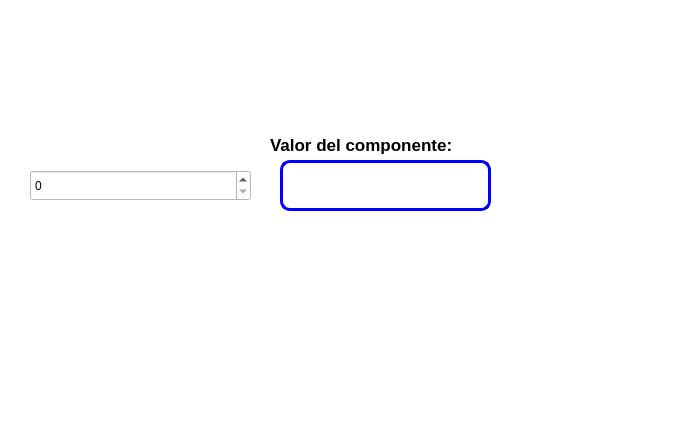
<?xml version="1.0" encoding="UTF-8"?>
<ui version="4.0">
 <class>MainWindow</class>
 <widget class="QMainWindow" name="MainWindow">
  <property name="geometry">
   <rect>
    <x>0</x>
    <y>0</y>
    <width>689</width>
    <height>423</height>
   </rect>
  </property>
  <property name="windowTitle">
   <string>MainWindow</string>
  </property>
  <property name="styleSheet">
   <string notr="true">background-color: rgb(255, 255, 255);</string>
  </property>
  <widget class="QWidget" name="centralwidget">
   <widget class="QLabel" name="label">
    <property name="geometry">
     <rect>
      <x>270</x>
      <y>130</y>
      <width>281</width>
      <height>31</height>
     </rect>
    </property>
    <property name="font">
     <font>
      <pointsize>13</pointsize>
     </font>
    </property>
    <property name="text">
     <string>&lt;html&gt;&lt;head/&gt;&lt;body&gt;&lt;p&gt;&lt;span style=&quot; font-weight:600;&quot;&gt;Valor del componente:&lt;/span&gt;&lt;/p&gt;&lt;/body&gt;&lt;/html&gt;</string>
    </property>
   </widget>
   <widget class="QLineEdit" name="lineEdit">
    <property name="geometry">
     <rect>
      <x>280</x>
      <y>160</y>
      <width>211</width>
      <height>51</height>
     </rect>
    </property>
    <property name="font">
     <font>
      <pointsize>11</pointsize>
     </font>
    </property>
    <property name="styleSheet">
     <string notr="true">border: 3px solid blue;
border-radius:10px</string>
    </property>
    <property name="text">
     <string/>
    </property>
   </widget>
   <widget class="QSpinBox" name="spinBox">
    <property name="geometry">
     <rect>
      <x>30</x>
      <y>170</y>
      <width>221</width>
      <height>31</height>
     </rect>
    </property>
   </widget>
   <widget class="QLabel" name="label_3">
    <property name="geometry">
     <rect>
      <x>0</x>
      <y>0</y>
      <width>191</width>
      <height>111</height>
     </rect>
    </property>
    <property name="text">
     <string/>
    </property>
    <property name="pixmap">
     <pixmap>../Archivos/UAT.png</pixmap>
    </property>
    <property name="scaledContents">
     <bool>true</bool>
    </property>
   </widget>
   <widget class="QLabel" name="label_4">
    <property name="geometry">
     <rect>
      <x>500</x>
      <y>10</y>
      <width>161</width>
      <height>81</height>
     </rect>
    </property>
    <property name="text">
     <string/>
    </property>
    <property name="pixmap">
     <pixmap>../Archivos/facultad_ingenieria_tampico.png</pixmap>
    </property>
    <property name="scaledContents">
     <bool>true</bool>
    </property>
   </widget>
   <widget class="QLabel" name="label_2">
    <property name="geometry">
     <rect>
      <x>580</x>
      <y>290</y>
      <width>91</width>
      <height>81</height>
     </rect>
    </property>
    <property name="font">
     <font>
      <pointsize>8</pointsize>
     </font>
    </property>
    <property name="cursor">
     <cursorShape>ArrowCursor</cursorShape>
    </property>
    <property name="styleSheet">
     <string notr="true"/>
    </property>
    <property name="text">
     <string/>
    </property>
    <property name="pixmap">
     <pixmap>../../../3D Objects/Castor.jpg</pixmap>
    </property>
    <property name="scaledContents">
     <bool>true</bool>
    </property>
   </widget>
  </widget>
  <widget class="QMenuBar" name="menubar">
   <property name="geometry">
    <rect>
     <x>0</x>
     <y>0</y>
     <width>689</width>
     <height>26</height>
    </rect>
   </property>
  </widget>
  <widget class="QStatusBar" name="statusbar"/>
 </widget>
 <resources>
  <include location="../Archivos/Recursos.qrc"/>
 </resources>
 <connections/>
</ui>
